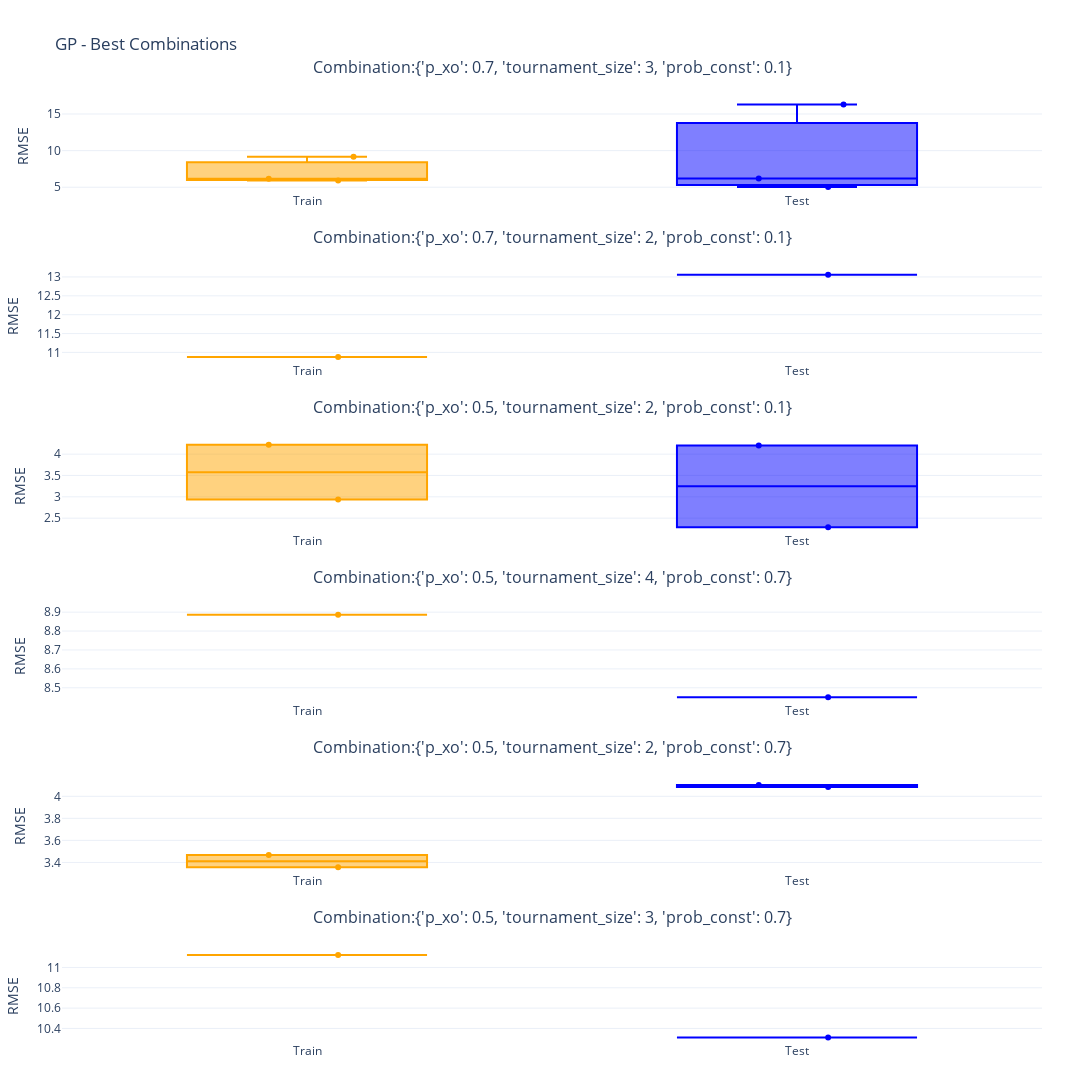

Here is the notebook cell this chart was saved with:
### Markdown cell above
# Visualizations

### Code cell
train_test_best_combs(model_name=MODEL_NAME)

### Figure 1 — Plotly figure (JSON) as saved in the notebook; plotly's stock layout.template omitted (floating-point values rounded to 4 significant figures)
{"data": [{"boxpoints": "all", "jitter": 0.5, "line": {"color": "orange"}, "name": "Train", "pointpos": 0, "type": "box", "xaxis": "x", "y": [9.176, 6.161, 5.932], "yaxis": "y"}, {"boxpoints": "all", "jitter": 0.5, "line": {"color": "blue"}, "name": "Test", "pointpos": 0, "type": "box", "xaxis": "x", "y": [16.29, 5.033, 6.192], "yaxis": "y"}, {"boxpoints": "all", "jitter": 0.5, "line": {"color": "orange"}, "name": "Train", "pointpos": 0, "type": "box", "xaxis": "x2", "y": [10.88], "yaxis": "y2"}, {"boxpoints": "all", "jitter": 0.5, "line": {"color": "blue"}, "name": "Test", "pointpos": 0, "type": "box", "xaxis": "x2", "y": [13.06], "yaxis": "y2"}, {"boxpoints": "all", "jitter": 0.5, "line": {"color": "orange"}, "name": "Train", "pointpos": 0, "type": "box", "xaxis": "x3", "y": [4.22, 2.937], "yaxis": "y3"}, {"boxpoints": "all", "jitter": 0.5, "line": {"color": "blue"}, "name": "Test", "pointpos": 0, "type": "box", "xaxis": "x3", "y": [4.202, 2.289], "yaxis": "y3"}, {"boxpoints": "all", "jitter": 0.5, "line": {"color": "orange"}, "name": "Train", "pointpos": 0, "type": "box", "xaxis": "x4", "y": [8.886], "yaxis": "y4"}, {"boxpoints": "all", "jitter": 0.5, "line": {"color": "blue"}, "name": "Test", "pointpos": 0, "type": "box", "xaxis": "x4", "y": [8.45], "yaxis": "y4"}, {"boxpoints": "all", "jitter": 0.5, "line": {"color": "orange"}, "name": "Train", "pointpos": 0, "type": "box", "xaxis": "x5", "y": [3.356, 3.468], "yaxis": "y5"}, {"boxpoints": "all", "jitter": 0.5, "line": {"color": "blue"}, "name": "Test", "pointpos": 0, "type": "box", "xaxis": "x5", "y": [4.104, 4.084], "yaxis": "y5"}, {"boxpoints": "all", "jitter": 0.5, "line": {"color": "orange"}, "name": "Train", "pointpos": 0, "type": "box", "xaxis": "x6", "y": [11.12], "yaxis": "y6"}, {"boxpoints": "all", "jitter": 0.5, "line": {"color": "blue"}, "name": "Test", "pointpos": 0, "type": "box", "xaxis": "x6", "y": [10.31], "yaxis": "y6"}], "layout": {"annotations": [{"font": {"size": 16}, "showarrow": false, "text": "Combination:{'p_xo': 0.7, 'tournament_size': 3, 'prob_const': 0.1}", "x": 0.5, "xanchor": "center", "xref": "paper", "y": 1.0, "yanchor": "bottom", "yref": "paper", "yshift": 20}, {"font": {"size": 16}, "showarrow": false, "text": "Combination:{'p_xo': 0.7, 'tournament_size': 2, 'prob_const': 0.1}", "x": 0.5, "xanchor": "center", "xref": "paper", "y": 0.8194, "yanchor": "bottom", "yref": "paper", "yshift": 20}, {"font": {"size": 16}, "showarrow": false, "text": "Combination:{'p_xo': 0.5, 'tournament_size': 2, 'prob_const': 0.1}", "x": 0.5, "xanchor": "center", "xref": "paper", "y": 0.6389, "yanchor": "bottom", "yref": "paper", "yshift": 20}, {"font": {"size": 16}, "showarrow": false, "text": "Combination:{'p_xo': 0.5, 'tournament_size': 4, 'prob_const': 0.7}", "x": 0.5, "xanchor": "center", "xref": "paper", "y": 0.4583, "yanchor": "bottom", "yref": "paper", "yshift": 20}, {"font": {"size": 16}, "showarrow": false, "text": "Combination:{'p_xo': 0.5, 'tournament_size': 2, 'prob_const': 0.7}", "x": 0.5, "xanchor": "center", "xref": "paper", "y": 0.2778, "yanchor": "bottom", "yref": "paper", "yshift": 20}, {"font": {"size": 16}, "showarrow": false, "text": "Combination:{'p_xo': 0.5, 'tournament_size': 3, 'prob_const': 0.7}", "x": 0.5, "xanchor": "center", "xref": "paper", "y": 0.09722, "yanchor": "bottom", "yref": "paper", "yshift": 20}], "height": 1800, "margin": {"b": 50, "l": 50, "r": 50, "t": 100}, "showlegend": false, "title": {"text": "GP - Best Combinations"}, "width": 1100, "xaxis": {"anchor": "y", "domain": [0, 1]}, "xaxis2": {"anchor": "y2", "domain": [0, 1]}, "xaxis3": {"anchor": "y3", "domain": [0, 1]}, "xaxis4": {"anchor": "y4", "domain": [0, 1]}, "xaxis5": {"anchor": "y5", "domain": [0, 1]}, "xaxis6": {"anchor": "y6", "domain": [0, 1]}, "yaxis": {"anchor": "x", "domain": [0.9028, 1.0], "range": [0, null], "showgrid": true, "title": {"text": "RMSE"}}, "yaxis2": {"anchor": "x2", "domain": [0.7222, 0.8194], "range": [0, null], "showgrid": true, "title": {"text": "RMSE"}}, "yaxis3": {"anchor": "x3", "domain": [0.5417, 0.6389], "range": [0, null], "showgrid": true, "title": {"text": "RMSE"}}, "yaxis4": {"anchor": "x4", "domain": [0.3611, 0.4583], "range": [0, null], "showgrid": true, "title": {"text": "RMSE"}}, "yaxis5": {"anchor": "x5", "domain": [0.1806, 0.2778], "range": [0, null], "showgrid": true, "title": {"text": "RMSE"}}, "yaxis6": {"anchor": "x6", "domain": [0, 0.09722], "range": [0, null], "showgrid": true, "title": {"text": "RMSE"}}}}
